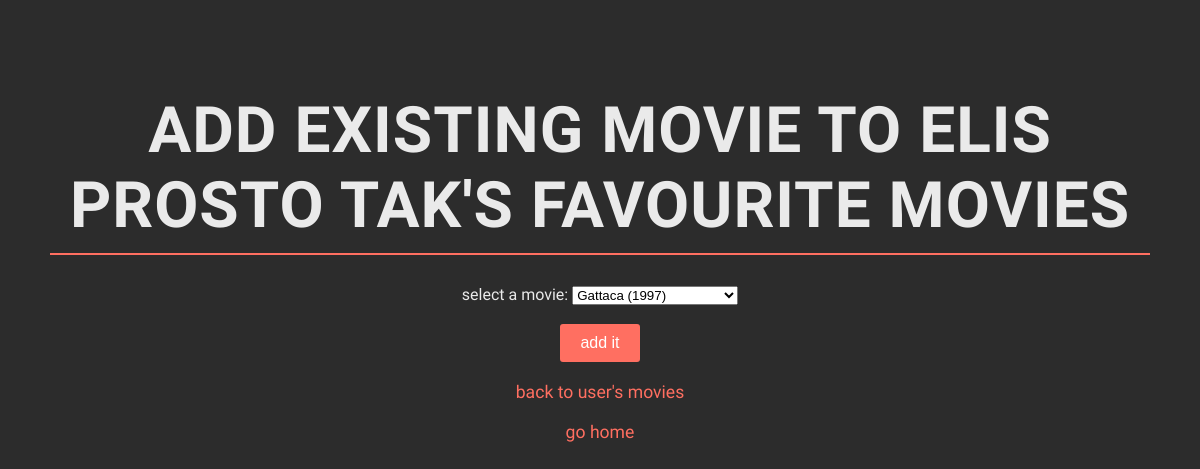
The app's page /users/3/add_user_movie, older data.
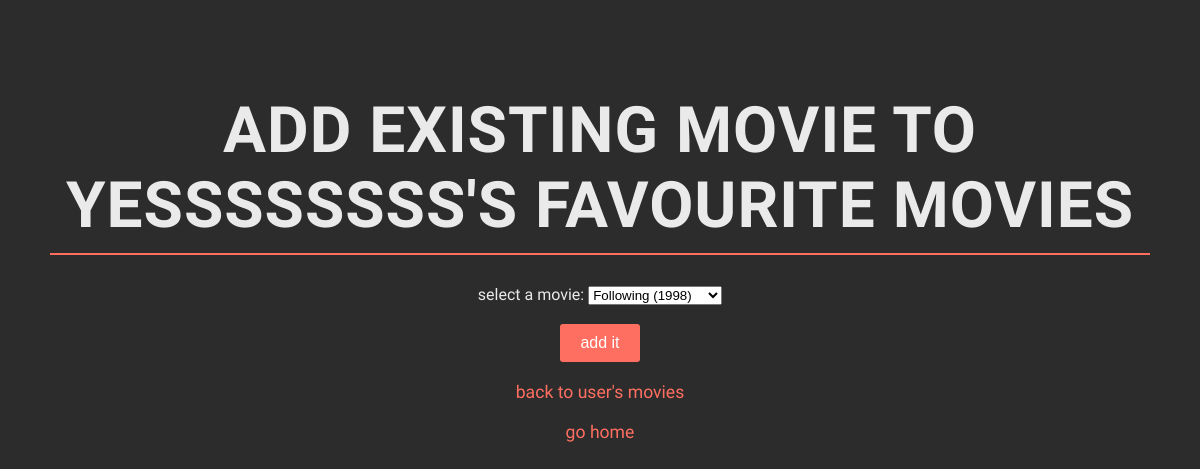
The same page, newer data.
### data_models.py (models this page shows, shortened)
class User(db.Model):
    __tablename__ = 'users'
    user_id = db.Column(db.Integer, primary_key=True, autoincrement=True)
    user_name = db.Column(db.String(100), nullable=False)
    movies = relationship('Movie', secondary=user_movies, back_populates='users')

### app.py (the view, shortened to what this page needs)
@app.route('/users/<int:user_id>/add_user_movie', methods=['GET', 'POST'])
def add_existing_movie_to_user(user_id):
    user = data_manager.get_user_by_id(user_id)
    if not user:
        flash(f"User with ID {user_id} not found.", 'error')
        return redirect(url_for('list_users'))
    movies = data_manager.get_all_movies()
    return render_template('add_existing_movie_to_user.html', user=user, movies=movies)

### datamanager/sqlite_data_manager.py (called while the page is built)
    def get_all_movies(self):
        with self.app.app_context():
            return self.db.session.query(Movie).all()

    def get_user_by_id(self, user_id):
        with self.app.app_context():
            return self.db.session.query(User).filter_by(user_id=user_id).first()

### templates/add_existing_movie_to_user.html (shortened to what this page needs)
<!DOCTYPE html>
<html lang="en">
<head>
</head>
<body>
    <h1>add existing movie to {{ user.user_name }}'s favourite movies</h1><br>
    <form method="post" action="{{ url_for('add_existing_movie_to_user', user_id=user.user_id) }}">
        <label for="movie">select a movie:</label>
        <select id="movie" name="movie_id">
            {% for movie in movies %}
                <option value="{{ movie.movie_id }}">{{ movie.title }} ({{ movie.release_year }})</option>
            {% endfor %}
        </select>
        <br><br>
            <input type="submit" value="add it">
    </form>
    <a href="{{ url_for('user_movies', user_id=user.user_id) }}">back to user's movies</a><br>
    <a href="{{ url_for('home') }}">go home</a>
</body>
</html>

Row changes from the older to the newer data that the page shows:
changed User: user_name "ELIS PROSTO TAK" → "YESSSSSSSS"
Text that changed along with them:
form field movie_id: "Gattaca (1997)" → "Following (1998)"
